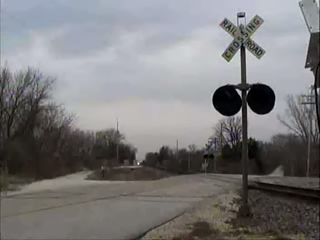
#> input picture Images/Intro_images/background.png, 320 x 240 px
$ jupyter execute --allow-errors 3_Image_Processing.ipynb
#> lines starting #> are read from the running program, lines starting #| are printed output that depends on the picture
[cell 1]
intro_images_path='./Images/Intro_images/'
edge_images_path='../'#../Images/Edge_images/'
seg_images_path='../'#../Images/Seg_images/'
feature_images_path='../'#../Images/Feature_images/'
output_path='./Images/Outputs/'
print('Image paths ....')

# COMPUTER VISION I

**Master in Artificial Intelligence, USC, UDC, UVigo**

Academic year 2024/25

## Image Processing

- Arithmetic and logical operation
- Histogram equalization
- Convolution
- Correlation
- Image pyramids
- Template matching

http://szeliski.org/Book/

### Image difference

[cell 2]
import numpy as np
import cv2
import matplotlib.pyplot as plt

bg = cv2.imread(intro_images_path+'background.png',0)
#> bg: shape (240, 320); min 0, max 249, mean 122.6
fg = cv2.imread(intro_images_path+'foreground.png',0)
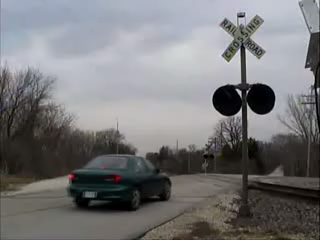
#> input picture Images/Intro_images/foreground.png, 320 x 240 px
#> fg: shape (240, 320); min 0, max 231, mean 119.3

motion =np.absolute(cv2.subtract(fg,bg))

plt.subplot(131), plt.imshow(fg, 'gray')
plt.xticks([]), plt.yticks([])
plt.subplot(132), plt.imshow(bg,'gray')
plt.xticks([]), plt.yticks([])
plt.subplot(133), plt.imshow(motion, 'gray')
plt.xticks([]), plt.yticks([])
#plt.subplot(224), plt.plot(hist_full)
plt.show()

### Exercise Histogram Equalization in OpenCV

https://docs.opencv.org/3.4.2/d5/daf/tutorial_py_histogram_equalization.html

OpenCV has a function to do that, cv2.equalizeHist(). Its input is just a grayscale image and the output is the histogram-equalized image. You can take different images with different light conditions, equalize them and check the results.

Histogram equalization is good when the histogram of an image is confined to a particular region. It doesn’t work on images where both bright and dark pixels are present. In those cases an adaptive equalization is more convinient.

[cell 3]
img = cv2.imread(intro_images_path+ 'Picture1.jpg',0)
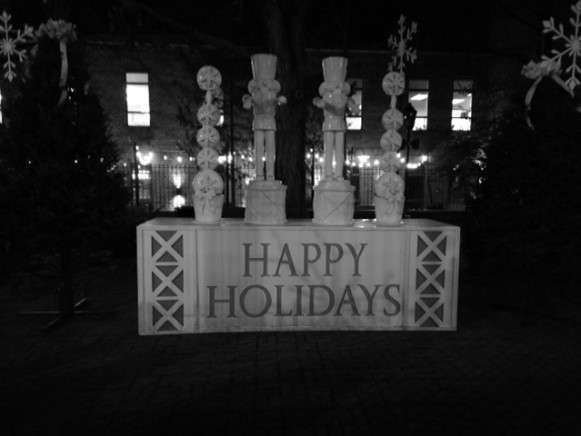
#> input picture Images/Intro_images/Picture1.jpg, 581 x 436 px
#> img is the input picture: shape (436, 581); min 0, max 255, mean 35.2

plt.imshow(img,'gray')
plt.xticks([]), plt.yticks([])
plt.show()

equ = cv2.equalizeHist(img)
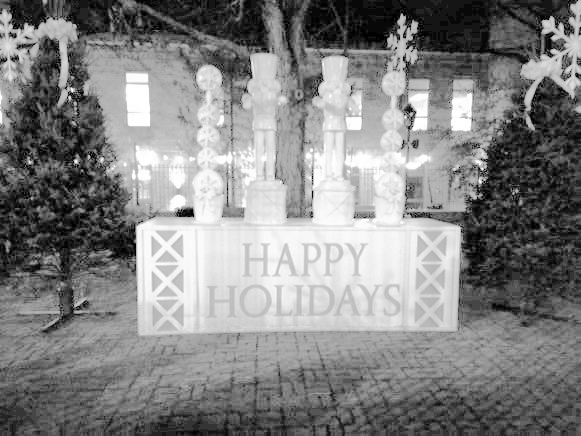
#> equ: shape (436, 581); min 0, max 255, mean 131.3
#res = np.hstack((img,equ)) #stacking images side-by-side

plt.imshow(equ,'gray')
plt.xticks([]), plt.yticks([])
plt.show()

plt.figure(figsize= (0.05*img.shape[0],0.05*img.shape[1]))
plt.subplot(421), plt.imshow(img, 'gray')
plt.xticks([]), plt.yticks([])
plt.subplot(423), plt.imshow(equ,'gray')
plt.xticks([]), plt.yticks([])


hist = cv2.calcHist([img],[0],None,[256],[0,256])
#> hist = 256 values, max 17175 at index 6, min 8 at index 205, mean 989.5
hist_norm=hist/img.size
#> hist_norm = 256 values, max 0.0678 at index 6, min 3.16e-05 at index 205, mean 0.00391
plt.subplot(422), plt.plot(hist_norm)
hist = cv2.calcHist([equ],[0],None,[256],[0,256])
#> hist = 256 values, max 17175 at index 70, min 0 at index 2, mean 989.5
hist_norm=hist/equ.size
#> hist_norm = 256 values, max 0.0678 at index 70, min 0 at index 2, mean 0.00391
plt.subplot(424), plt.plot(hist_norm)

plt.show()
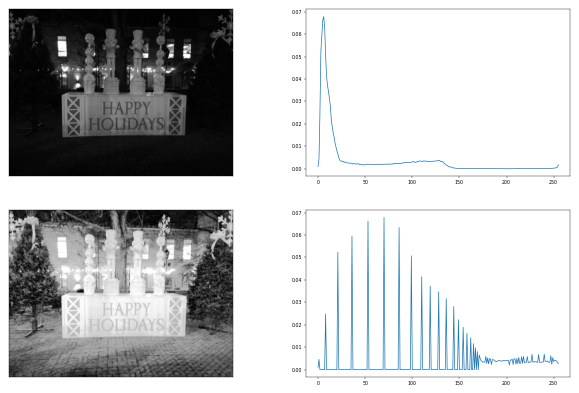
#> figure drawn by matplotlib, 4 panels; panel 3: curve peaks at x = 6, y = 0.0678; panel 4: curve peaks at x = 70, y = 0.0678

plt.figure(figsize= (0.05*img.shape[0],0.05*img.shape[1]))
plt.subplot(425), plt.imshow(img, 'gray')
plt.xticks([]), plt.yticks([])
hist = cv2.calcHist([img],[0],None,[256],[0,256])
#> hist = 256 values, max 17175 at index 6, min 8 at index 205, mean 989.5
hist_norm=hist/img.size
#> hist_norm = 256 values, max 0.0678 at index 6, min 3.16e-05 at index 205, mean 0.00391
plt.subplot(426), plt.plot(hist_norm)

#Adaptive histogram equalization
clahe = cv2.createCLAHE(clipLimit=10.0, tileGridSize=(16,16))
cl1 = clahe.apply(img)
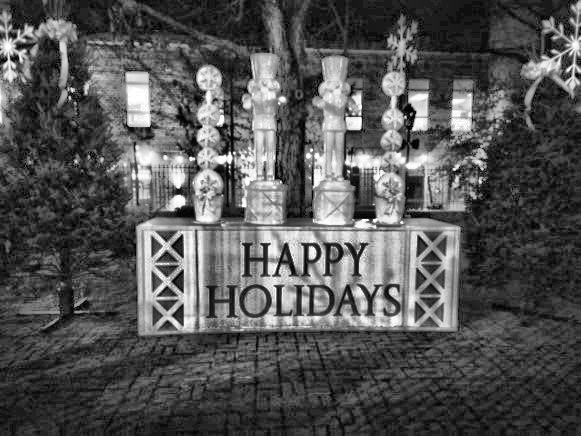
#> cl1: shape (436, 581); min 0, max 255, mean 84
plt.subplot(427), plt.imshow(cl1,'gray')
plt.xticks([]), plt.yticks([])

hist = cv2.calcHist([cl1],[0],None,[256],[0,256])
#> hist = 256 values, max 3537 at index 37, min 24 at index 0, mean 989.5
hist_norm=hist/cl1.size
#> hist_norm = 256 values, max 0.014 at index 37, min 9.47e-05 at index 0, mean 0.00391
plt.subplot(428), plt.plot(hist_norm)

plt.show()
#> figure, not shown here; panel 2: curve peaks at x = 6, y = 0.0678; panel 4: curve peaks at x = 37, y = 0.014

## Convolution and Correlation

### Convolution filtering

[cell 4]
import cv2
import numpy as np
from matplotlib import pyplot as plt

img = cv2.imread(intro_images_path+'pazo.jpg',0)
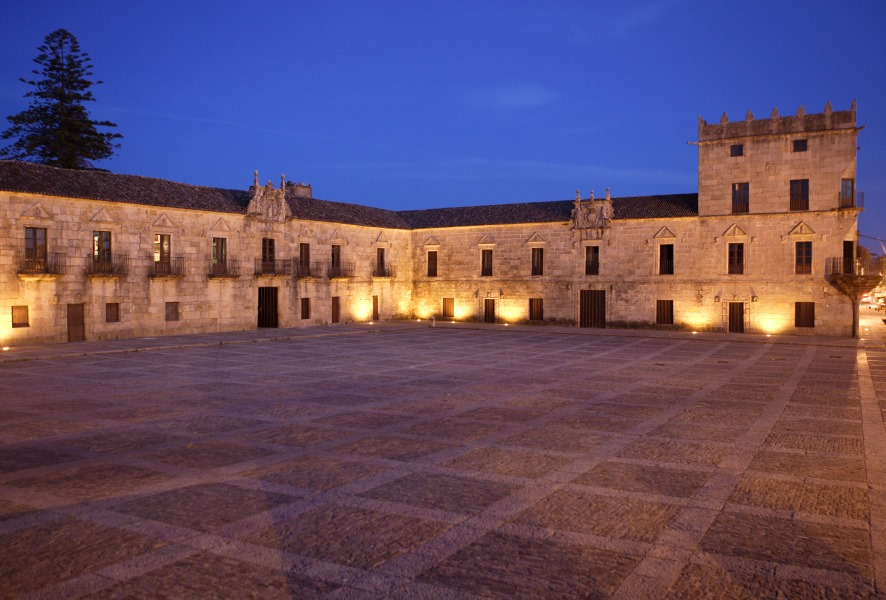
#> input picture Images/Intro_images/pazo.jpg, 886 x 600 px
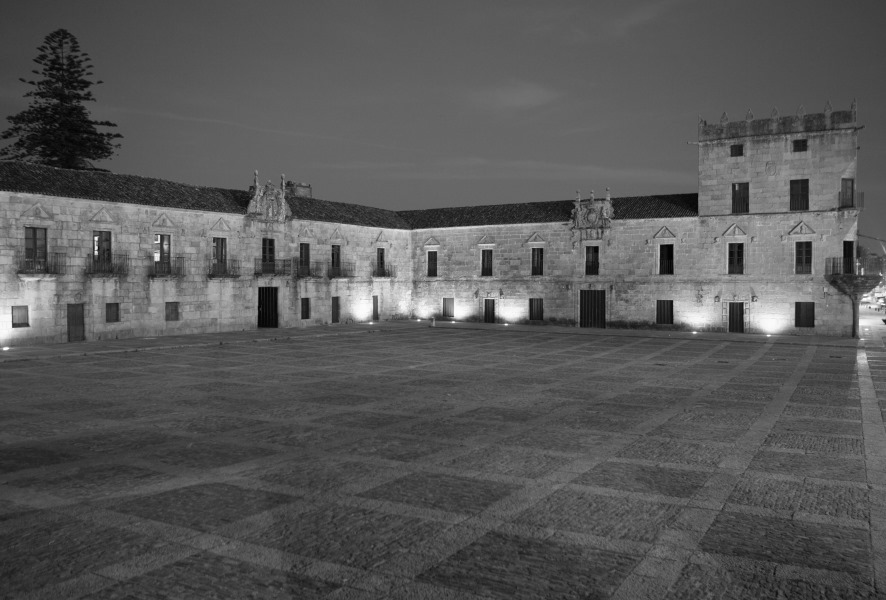
#> img: shape (600, 886); min 0, max 255, mean 87.3
kernel = np.array([[0, -1, 0], [-1, 5, -1],[0, -1,0]])
dst = cv2.filter2D(img,0,kernel)

plt.figure(figsize= (0.05*img.shape[0],0.05*img.shape[1]))
plt.subplot(121),plt.imshow(img,'gray'), plt.title('Original')
plt.xticks([]), plt.yticks([])
plt.subplot(122),plt.imshow(dst,'gray'), plt.title('Filtered')
plt.xticks([]), plt.yticks([])
plt.show()
#cv2.imwrite('pazo.jpg',img)

### Convolution for image smoothing (blurring)

Image blurring is achieved by convolving the image with a low-pass filter kernel taht removes high frequency content (eg: noise, edges). Edges are blurred a little bit in this operation. There are several blurring techniques:

***Mean filtering:***

The idea of mean filtering is simply to replace each pixel value in an image with the mean value of its neighbors, including itself.
This is done in by convolving an image with a normalized box filter. Opencv provide us with the function **cv.blur()**, which takes the width and height of the kernel as parameters. A 3x3 normalized box filter would look like the below:

    K=[[1/9 1/9 1/9],
       [1/9 1/9 1/9],
       [1/9 1/9 1/9]]

 ***Gaussian average***

In Gaussian Blur operation, the image is convolved with a Gaussian filter instead of the box filter. Opencv provide us with the **GaussianBlur(src, dst, ksize, sigma)** method, which accepts the following parameters −

    src − input image

    dst − output image)

    ksize − size of the kernel.

    sigmaX − Gaussian kernel standard deviation in X and Y directions.

[cell 5]
import cv2
import numpy as np
from matplotlib import pyplot as plt

img = cv2.imread(intro_images_path+'zebra.jpg')
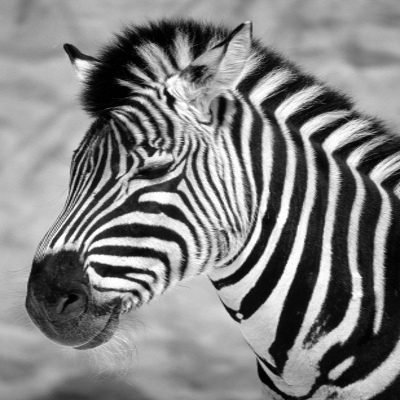
#> input picture Images/Intro_images/zebra.jpg, 400 x 400 px
#> img is the input picture: shape (400, 400, 3); min 0, max 255, mean 130.1

blur1 = cv2.GaussianBlur(img,(15,15),0)
blur2 = cv2.blur(img,(15,15))

plt.figure(figsize= (0.05*img.shape[0],0.05*img.shape[1]))
plt.subplot(131),plt.imshow(img),plt.title('Original')
plt.xticks([]), plt.yticks([])
plt.subplot(132),plt.imshow(blur1,'gray'),plt.title('GaussBlurr')
plt.xticks([]), plt.yticks([])
plt.subplot(133),plt.imshow(blur2),plt.title('Blurr')
plt.xticks([]), plt.yticks([])
plt.show()

cv2.imwrite('zebragb.jpg',blur1)
cv2.imwrite('zebrab.jpg',blur2)


img = cv2.imread(intro_images_path+'gate.jpg')
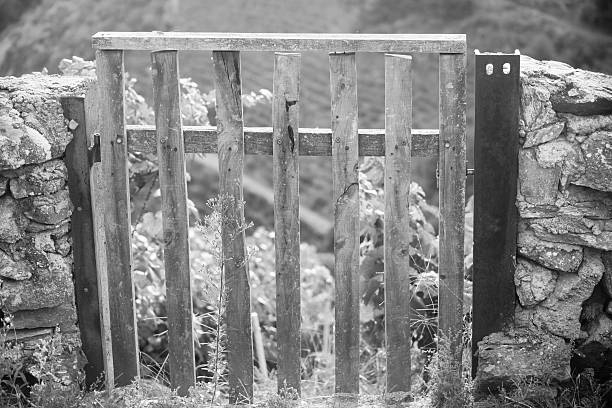
#> input picture Images/Intro_images/gate.jpg, 612 x 408 px
#> img is the input picture: shape (408, 612, 3); min 0, max 255, mean 132

img2 = np.zeros(img.shape[:2], np.uint8)
img2[100:170, 100:170] = 255
img2[180:250, 100:170] = 255
img2[100:170, 200:270] = 255
img2[180:250, 200:270] = 255
blur1 = cv2.GaussianBlur(img2,(15,15),0)
blur2 = cv2.blur(img2,(15,15))

plt.figure(figsize= (0.05*img2.shape[0],0.05*img2.shape[1]))
plt.subplot(131),plt.imshow(img2,'gray'),plt.title('Original')
plt.xticks([]), plt.yticks([])
plt.subplot(132),plt.imshow(blur1,'gray'),plt.title('GaussBlurr')
plt.xticks([]), plt.yticks([])
plt.subplot(133),plt.imshow(blur2,'gray'),plt.title('Blurr')
plt.xticks([]), plt.yticks([])
plt.show()
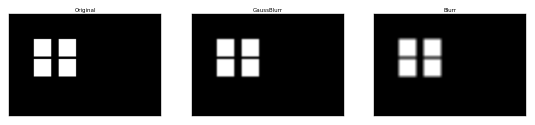
#> figure drawn by matplotlib, 3 panels
